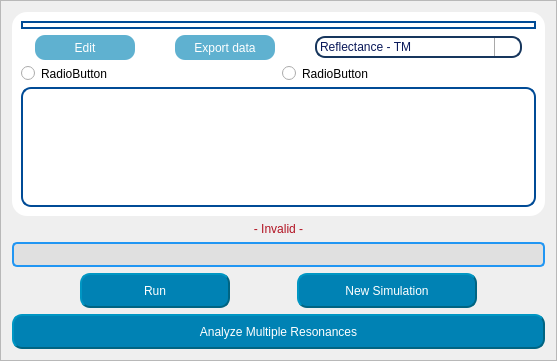
            <widget class="QFrame" name="graphics_frame">
             <property name="sizePolicy">
              <sizepolicy hsizetype="Expanding" vsizetype="Preferred">
               <horstretch>0</horstretch>
               <verstretch>0</verstretch>
              </sizepolicy>
             </property>
             <property name="styleSheet">
              <string notr="true"/>
             </property>
             <property name="frameShape">
              <enum>QFrame::StyledPanel</enum>
             </property>
             <property name="frameShadow">
              <enum>QFrame::Raised</enum>
             </property>
             <layout class="QVBoxLayout" name="verticalLayout_15">
              <item>
               <widget class="QFrame" name="grafico1_4">
                <property name="styleSheet">
                 <string notr="true">background-color: rgb(255, 255, 255);
border-radius:15px;
</string>
                </property>
                <property name="frameShape">
                 <enum>QFrame::StyledPanel</enum>
                </property>
                <property name="frameShadow">
                 <enum>QFrame::Raised</enum>
                </property>
                <layout class="QVBoxLayout" name="verticalLayout_14">
                 <item>
                  <widget class="QFrame" name="frame_graphs">
                   <property name="sizePolicy">
                    <sizepolicy hsizetype="Preferred" vsizetype="Expanding">
                     <horstretch>0</horstretch>
                     <verstretch>0</verstretch>
                    </sizepolicy>
                   </property>
                   <property name="styleSheet">
                    <string notr="true">QFrame{border: 2px solid;
border-color: rgb(0, 75, 150);
border-width: 2px;
border-radius:10px;}
QLabel{
border:none;
border-color: rgb(0, 75, 150);
}
</string>
                   </property>
                   <layout class="QVBoxLayout" name="verticalLayout_12">
                    <property name="spacing">
                     <number>0</number>
                    </property>
                    <property name="leftMargin">
                     <number>2</number>
                    </property>
                    <property name="topMargin">
                     <number>2</number>
                    </property>
                    <property name="rightMargin">
                     <number>2</number>
                    </property>
                    <property name="bottomMargin">
                     <number>2</number>
                    </property>
                    <item>
                     <layout class="QVBoxLayout" name="verticalLayout_11"/>
                    </item>
                   </layout>
                  </widget>
                 </item>
                 <item>
                  <layout class="QHBoxLayout" name="horizontalLayout_53">
                   <property name="spacing">
                    <number>0</number>
                   </property>
                   <item>
                    <spacer name="horizontalSpacer_98">
                     <property name="orientation">
                      <enum>Qt::Horizontal</enum>
                     </property>
                     <property name="sizeHint" stdset="0">
                      <size>
                       <width>14</width>
                       <height>17</height>
                      </size>
                     </property>
                    </spacer>
                   </item>
                   <item>
                    <widget class="QPushButton" name="btn_edit_layers_3">
                     <property name="sizePolicy">
                      <sizepolicy hsizetype="Minimum" vsizetype="Preferred">
                       <horstretch>0</horstretch>
                       <verstretch>0</verstretch>
                      </sizepolicy>
                     </property>
                     <property name="minimumSize">
                      <size>
                       <width>100</width>
                       <height>20</height>
                      </size>
                     </property>
                     <property name="maximumSize">
                      <size>
                       <width>120</width>
                       <height>25</height>
                      </size>
                     </property>
                     <property name="styleSheet">
                      <string notr="true">QPushButton{
	font: 400 11pt &quot;Ubuntu&quot;;
	color: rgb(255, 255,255);
		background-color: rgba(0, 130, 180,160);
	border-color: rgba(0, 100, 130,160);
	border-width: 2px;
	border-radius:10px;
}

QPushButton:hover{
	background-color: rgb(200, 200, 70);
	border-color: rgb(0, 120, 40);
	width: 40;
	height: 35;
}</string>
                     </property>
                     <property name="text">
                      <string>Edit</string>
                     </property>
                    </widget>
                   </item>
                   <item>
                    <spacer name="horizontalSpacer_99">
                     <property name="orientation">
                      <enum>Qt::Horizontal</enum>
                     </property>
                     <property name="sizeType">
                      <enum>QSizePolicy::Preferred</enum>
                     </property>
                     <property name="sizeHint" stdset="0">
                      <size>
                       <width>40</width>
                       <height>0</height>
                      </size>
                     </property>
                    </spacer>
                   </item>
                   <item>
                    <widget class="QPushButton" name="btn_export_data_4">
                     <property name="minimumSize">
                      <size>
                       <width>100</width>
                       <height>25</height>
                      </size>
                     </property>
                     <property name="maximumSize">
                      <size>
                       <width>120</width>
                       <height>25</height>
                      </size>
                     </property>
                     <property name="styleSheet">
                      <string notr="true">QPushButton{
	font: 400 11pt &quot;Ubuntu&quot;;
	color: rgb(255, 255,255);
		background-color: rgba(0, 130, 180,160);
	border-color: rgba(0, 100, 130,160);
	border-width: 2px;
	border-radius:10px;
}

QPushButton:hover{
	background-color: rgb(0, 130, 180);
	width: 40;
	height: 35;
}</string>
                     </property>
                     <property name="text">
                      <string>Export data</string>
                     </property>
                    </widget>
                   </item>
                   <item>
                    <spacer name="horizontalSpacer_2">
                     <property name="orientation">
                      <enum>Qt::Horizontal</enum>
                     </property>
                     <property name="sizeHint" stdset="0">
                      <size>
                       <width>40</width>
                       <height>20</height>
                      </size>
                     </property>
                    </spacer>
                   </item>
                   <item>
                    <widget class="QComboBox" name="select_chart">
                     <property name="minimumSize">
                      <size>
                       <width>180</width>
                       <height>0</height>
                      </size>
                     </property>
                     <property name="styleSheet">
                      <string notr="true">QComboBox::drop-down {
    width: 25;
    border-left-width: 1px;
    border-left-color: darkgray;
    border-left-style: solid; /* just a single line */
    border-top-right-radius: 3px; /* same radius as the QComboBox */
    border-bottom-right-radius: 3px;
}

QComboBox
{
 padding: 1px 18px 1px 3px;
color: rgb(10, 25, 90);
font: 700 12pt &quot;Ubuntu&quot;;
 border: 2px solid;
border-color: #FF17365D;
background-color: rgba(255, 255, 255,210);
border-radius:10px;
}
QComboBox::down-arrow { /* shift the arrow when popup is open */
    top: 1px;
	image: url(:/icons/icons/arrow-down.png);
    left: 1px;
}</string>
                     </property>
                     <item>
                      <property name="text">
                       <string>Reflectance - TM</string>
                      </property>
                     </item>
                     <item>
                      <property name="text">
                       <string>Reflectance - TE</string>
                      </property>
                     </item>
                     <item>
                      <property name="text">
                       <string>FWHM - TM</string>
                      </property>
                     </item>
                     <item>
                      <property name="text">
                       <string>FWHM - TE</string>
                      </property>
                     </item>
                     <item>
                      <property name="text">
                       <string>Reflectance vs. Analyte - TM</string>
                      </property>
                     </item>
                     <item>
                      <property name="text">
                       <string>Reflectance vs. Analyte - TE</string>
                      </property>
                     </item>
                     <item>
                      <property name="text">
                       <string>Sensibility - TM</string>
                      </property>
                     </item>
                     <item>
                      <property name="text">
                       <string>Sensibility - TE</string>
                      </property>
                     </item>
                     <item>
                      <property name="text">
                       <string>Quality Factor - TM</string>
                      </property>
                     </item>
                     <item>
                      <property name="text">
                       <string>Quality Factor - TE</string>
                      </property>
                     </item>
                    </widget>
                   </item>
                   <item>
                    <spacer name="horizontalSpacer_100">
                     <property name="orientation">
                      <enum>Qt::Horizontal</enum>
                     </property>
                     <property name="sizeHint" stdset="0">
                      <size>
                       <width>14</width>
                       <height>17</height>
                      </size>
                     </property>
                    </spacer>
                   </item>
                  </layout>
                 </item>
                 <item>
                  <layout class="QHBoxLayout" name="horizontalLayout_2">
                   <item>
                    <widget class="QRadioButton" name="radioButton">
                     <property name="styleSheet">
                      <string notr="true"/>
                     </property>
                     <property name="text">
                      <string>RadioButton</string>
                     </property>
                    </widget>
                   </item>
                   <item>
                    <widget class="QRadioButton" name="radioButton_2">
                     <property name="styleSheet">
                      <string notr="true"/>
                     </property>
                     <property name="text">
                      <string>RadioButton</string>
                     </property>
                    </widget>
                   </item>
                  </layout>
                 </item>
                 <item>
                  <widget class="QTextBrowser" name="textBrowser">
                   <property name="sizePolicy">
                    <sizepolicy hsizetype="Expanding" vsizetype="Minimum">
                     <horstretch>0</horstretch>
                     <verstretch>0</verstretch>
                    </sizepolicy>
                   </property>
                   <property name="maximumSize">
                    <size>
                     <width>16777215</width>
                     <height>120</height>
                    </size>
                   </property>
                   <property name="styleSheet">
                    <string notr="true">QFrame{border: 2px solid;
border-color: rgb(0, 75, 150);
border-radius:10px;}
</string>
                   </property>
                  </widget>
                 </item>
                </layout>
               </widget>
              </item>
              <item>
               <widget class="QLabel" name="label_warning">
                <property name="styleSheet">
                 <string notr="true">font: 14pt &quot;Ubuntu&quot;;
</string>
                </property>
                <property name="text">
                 <string>&lt;html&gt;&lt;head/&gt;&lt;body&gt;&lt;p align=&quot;center&quot;&gt;&lt;span style=&quot; color:#B21222;&quot;&gt;- Invalid -&lt;/span&gt;&lt;/p&gt;&lt;/body&gt;&lt;/html&gt;</string>
                </property>
                <property name="alignment">
                 <set>Qt::AlignCenter</set>
                </property>
               </widget>
              </item>
              <item>
               <widget class="QProgressBar" name="progressBar">
                <property name="maximumSize">
                 <size>
                  <width>16777215</width>
                  <height>25</height>
                 </size>
                </property>
                <property name="styleSheet">
                 <string notr="true">QProgressBar {
	font: 600 12pt &quot;Segoe UI&quot;;
    border: 2px solid #2196F3;
    border-radius: 5px;
    background-color: #E0E0E0;
}
QProgressBar::chunk {
	background-color: rgb(0, 170, 0);
	margin-right: 2px;
    width: 10px; 
    margin: 0.5px;
}</string>
                </property>
                <property name="alignment">
                 <set>Qt::AlignRight|Qt::AlignTrailing|Qt::AlignVCenter</set>
                </property>
                <property name="textVisible">
                 <bool>true</bool>
                </property>
                <property name="orientation">
                 <enum>Qt::Horizontal</enum>
                </property>
               </widget>
              </item>
              <item>
               <layout class="QHBoxLayout" name="horizontalLayout_55">
                <property name="spacing">
                 <number>0</number>
                </property>
                <item>
                 <spacer name="horizontalSpacer_104">
                  <property name="orientation">
                   <enum>Qt::Horizontal</enum>
                  </property>
                  <property name="sizeHint" stdset="0">
                   <size>
                    <width>14</width>
                    <height>23</height>
                   </size>
                  </property>
                 </spacer>
                </item>
                <item>
                 <widget class="QPushButton" name="btn_run_4">
                  <property name="sizePolicy">
                   <sizepolicy hsizetype="Preferred" vsizetype="Minimum">
                    <horstretch>0</horstretch>
                    <verstretch>0</verstretch>
                   </sizepolicy>
                  </property>
                  <property name="minimumSize">
                   <size>
                    <width>150</width>
                    <height>35</height>
                   </size>
                  </property>
                  <property name="maximumSize">
                   <size>
                    <width>16777215</width>
                    <height>35</height>
                   </size>
                  </property>
                  <property name="styleSheet">
                   <string notr="true">QPushButton{
	
	font: 400 14pt &quot;Ubuntu&quot;;
	color: rgb(255, 255,255);
	background-color: rgb(0, 130, 180);
	border-color: rgb(0, 100, 130);
	border-style: outset;
	border-width: 2px;
	border-radius:10px;
}

QPushButton:hover{
	background-color: rgb(00, 140, 70);
	border-color: rgb(0, 120, 40);

}</string>
                  </property>
                  <property name="text">
                   <string>Run</string>
                  </property>
                  <property name="icon">
                   <iconset resource="icons_.qrc">
                    <normaloff>:/icons/icons/configuracoes.png</normaloff>:/icons/icons/configuracoes.png</iconset>
                  </property>
                  <property name="iconSize">
                   <size>
                    <width>20</width>
                    <height>20</height>
                   </size>
                  </property>
                 </widget>
                </item>
                <item>
                 <spacer name="horizontalSpacer_4">
                  <property name="orientation">
                   <enum>Qt::Horizontal</enum>
                  </property>
                  <property name="sizeHint" stdset="0">
                   <size>
                    <width>40</width>
                    <height>20</height>
                   </size>
                  </property>
                 </spacer>
                </item>
                <item>
                 <widget class="QPushButton" name="btn_new_simulation">
                  <property name="minimumSize">
                   <size>
                    <width>180</width>
                    <height>35</height>
                   </size>
                  </property>
                  <property name="styleSheet">
                   <string notr="true">QPushButton{
	
	font: 400 14pt &quot;Ubuntu&quot;;
	color: rgb(255, 255,255);
	background-color: rgb(0, 130, 180);
	border-color: rgb(0, 100, 130);
	border-style: outset;
	border-width: 2px;
	border-radius:10px;
}

QPushButton:hover{
	background-color: rgb(0, 130, 255);
	border-color: rgb(0, 100, 200);
}</string>
                  </property>
                  <property name="text">
                   <string>New Simulation</string>
                  </property>
                  <property name="icon">
                   <iconset resource="../icons_.qrc">
                    <normaloff>:/icons/icons/icons8-reload-96.png</normaloff>:/icons/icons/icons8-reload-96.png</iconset>
                  </property>
                  <property name="iconSize">
                   <size>
                    <width>25</width>
                    <height>25</height>
                   </size>
                  </property>
                 </widget>
                </item>
                <item>
                 <spacer name="horizontalSpacer_105">
                  <property name="orientation">
                   <enum>Qt::Horizontal</enum>
                  </property>
                  <property name="sizeHint" stdset="0">
                   <size>
                    <width>14</width>
                    <height>23</height>
                   </size>
                  </property>
                 </spacer>
                </item>
               </layout>
              </item>
              <item>
               <widget class="QPushButton" name="btn_multip_analiyse">
                <property name="minimumSize">
                 <size>
                  <width>0</width>
                  <height>35</height>
                 </size>
                </property>
                <property name="styleSheet">
                 <string notr="true">QPushButton{
	
	font: 400 14pt &quot;Ubuntu&quot;;
	color: rgb(255, 255,255);
	background-color: rgb(0, 130, 180);
	border-color: rgb(0, 100, 130);
	border-style: outset;
	border-width: 2px;
	border-radius:10px;
}

QPushButton:hover{
	background-color: rgb(00, 140, 70);
	border-color: rgb(0, 120, 40);

}</string>
                </property>
                <property name="text">
                 <string>Analyze Multiple Resonances</string>
                </property>
                <property name="icon">
                 <iconset>
                  <normaloff>:/icons/icons/sine-waves-analysis.png</normaloff>:/icons/icons/sine-waves-analysis.png</iconset>
                </property>
                <property name="iconSize">
                 <size>
                  <width>40</width>
                  <height>40</height>
                 </size>
                </property>
               </widget>
              </item>
             </layout>
            </widget>
